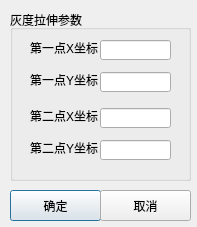
<?xml version="1.0" encoding="UTF-8"?>
<ui version="4.0">
 <class>grayExtendDialog</class>
 <widget class="QDialog" name="grayExtendDialog">
  <property name="geometry">
   <rect>
    <x>0</x>
    <y>0</y>
    <width>197</width>
    <height>227</height>
   </rect>
  </property>
  <property name="windowTitle">
   <string>Dialog</string>
  </property>
  <widget class="QGroupBox" name="groupBox">
   <property name="geometry">
    <rect>
     <x>10</x>
     <y>10</y>
     <width>181</width>
     <height>171</height>
    </rect>
   </property>
   <property name="title">
    <string>灰度拉伸参数</string>
   </property>
   <widget class="QLabel" name="label">
    <property name="geometry">
     <rect>
      <x>20</x>
      <y>30</y>
      <width>71</width>
      <height>16</height>
     </rect>
    </property>
    <property name="text">
     <string>第一点X坐标</string>
    </property>
   </widget>
   <widget class="QLineEdit" name="coor1_x">
    <property name="geometry">
     <rect>
      <x>90</x>
      <y>30</y>
      <width>71</width>
      <height>20</height>
     </rect>
    </property>
   </widget>
   <widget class="QLineEdit" name="coor1_y">
    <property name="geometry">
     <rect>
      <x>90</x>
      <y>62</y>
      <width>71</width>
      <height>20</height>
     </rect>
    </property>
   </widget>
   <widget class="QLabel" name="label_2">
    <property name="geometry">
     <rect>
      <x>20</x>
      <y>62</y>
      <width>71</width>
      <height>16</height>
     </rect>
    </property>
    <property name="text">
     <string>第一点Y坐标</string>
    </property>
   </widget>
   <widget class="QLineEdit" name="coor2_y">
    <property name="geometry">
     <rect>
      <x>90</x>
      <y>130</y>
      <width>71</width>
      <height>20</height>
     </rect>
    </property>
   </widget>
   <widget class="QLabel" name="label_5">
    <property name="geometry">
     <rect>
      <x>20</x>
      <y>98</y>
      <width>71</width>
      <height>16</height>
     </rect>
    </property>
    <property name="text">
     <string>第二点X坐标</string>
    </property>
   </widget>
   <widget class="QLabel" name="label_6">
    <property name="geometry">
     <rect>
      <x>20</x>
      <y>130</y>
      <width>71</width>
      <height>16</height>
     </rect>
    </property>
    <property name="text">
     <string>第二点Y坐标</string>
    </property>
   </widget>
   <widget class="QLineEdit" name="coor2_x">
    <property name="geometry">
     <rect>
      <x>90</x>
      <y>98</y>
      <width>71</width>
      <height>20</height>
     </rect>
    </property>
   </widget>
  </widget>
  <widget class="QPushButton" name="okButton">
   <property name="geometry">
    <rect>
     <x>10</x>
     <y>190</y>
     <width>91</width>
     <height>31</height>
    </rect>
   </property>
   <property name="text">
    <string>确定</string>
   </property>
  </widget>
  <widget class="QPushButton" name="cancelButton">
   <property name="geometry">
    <rect>
     <x>100</x>
     <y>190</y>
     <width>91</width>
     <height>31</height>
    </rect>
   </property>
   <property name="text">
    <string>取消</string>
   </property>
  </widget>
 </widget>
 <tabstops>
  <tabstop>coor1_x</tabstop>
  <tabstop>coor1_y</tabstop>
  <tabstop>coor2_x</tabstop>
  <tabstop>coor2_y</tabstop>
  <tabstop>okButton</tabstop>
  <tabstop>cancelButton</tabstop>
 </tabstops>
 <resources/>
 <connections/>
</ui>
